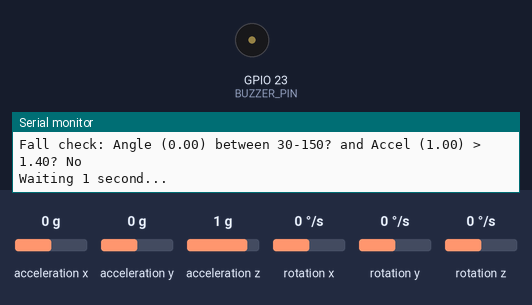
The sketch below on a simulated ESP32. Parts: buzzer (waves = sounding), the last lines printed to the serial monitor. Inputs (shaded band) come from the test bench; at power-on: acceleration x 0 g, acceleration y 0 g, acceleration z 1 g, rotation x 0 °/s, rotation y 0 °/s, rotation z 0 °/s.

Above: at 3.5 s.
3.6 s: acceleration x set to -0.8 g
6.1 s: acceleration x set to -1.1 g
At 7.48 s:
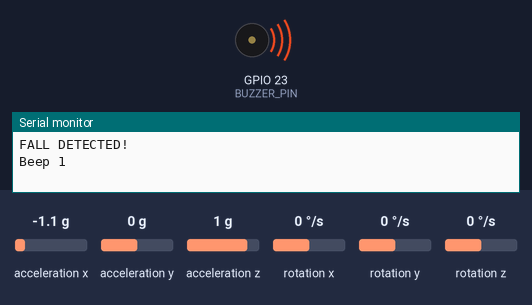
9.7 s: acceleration x set to 0 g
At 10.6 s:
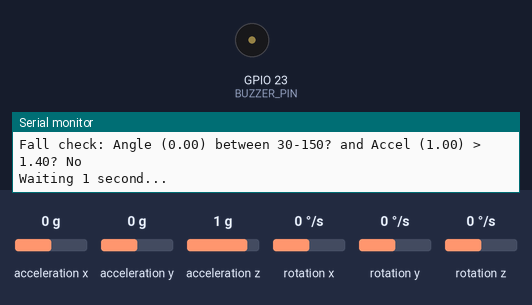
11.4 s: acceleration x set to -1.4 g
At 12.63 s:
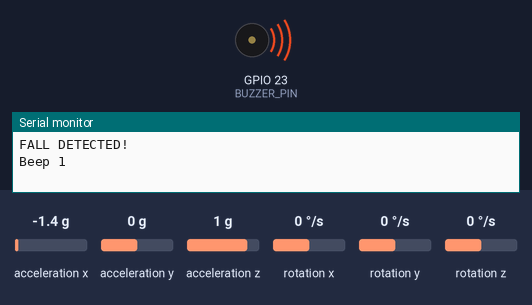
Timing chart, 0 to 15.9 s (numbered marks = the images above; inputs shaded):
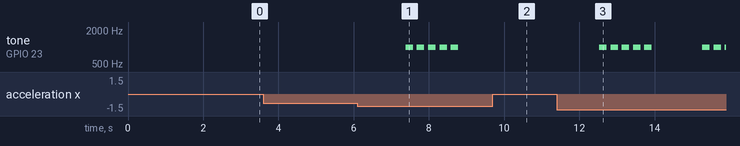

The sketch:

FallDetector.ino
```cpp
/*
 * FallDetector.ino
 * Main sketch: setup() and loop()
 *
 * Project : Fall Detection Device (ESP32 + MPU6050 + Buzzer)
 * Author  : Aashar Pamidiparti
 * Date    : May 2025
 *
 * This code is free to use. You may use, copy, modify, and distribute it
 * freely for any purpose, with or without attribution.
 */

#include <Wire.h>
#include "Config.h"
#include "Sensor.h"
#include "FallDetection.h"
#include "Buzzer.h"

void setup() {
  Serial.begin(9600);
  Serial.println("=== DIAGNOSTIC MODE ===");
  Serial.println("Step 1: Starting setup...");

  Wire.begin();
  Serial.println("Step 2: I2C initialized");

  buzzerBegin();

  if (!sensorBegin()) {
    Serial.println("ERROR: MPU6050 connection failed!");
    Serial.println("Check your wiring:");
    Serial.println("- VCC to 3.3V");
    Serial.println("- GND to GND");
    Serial.println("- SDA to GPIO 21");
    Serial.println("- SCL to GPIO 22");
    while (1) {
      Serial.println("Stuck in error loop - fix wiring and reset");
      delay(2000);
    }
  }

  Serial.println("=== SETUP COMPLETE ===");
  Serial.println("Starting main loop in 2 seconds...");
  delay(STARTUP_DELAY_MS);
}

void loop() {
  Serial.println("--- Loop iteration ---");

  // Read raw accelerometer data
  AccelData raw;
  Serial.println("Reading accelerometer data...");
  sensorRead(raw);

  Serial.print("Raw values - X: "); Serial.print(raw.x);
  Serial.print(" Y: "); Serial.print(raw.y);
  Serial.print(" Z: "); Serial.println(raw.z);

  // Sensor health checks
  if (sensorIsFrozen(raw)) {
    Serial.println("ERROR: Sensor frozen or readings too low - attempting reset...");
    sensorReset();
    return;
  }
  if (sensorIsMaxedOut(raw)) {
    Serial.println("ERROR: Sensor readings maxed out - attempting reset...");
    sensorReset();
    return;
  }

  // Convert and analyse
  Motion m = computeMotion(raw);

  Serial.print("Normalized - X: "); Serial.print(m.x);
  Serial.print(" Y: "); Serial.print(m.y);
  Serial.print(" Z: "); Serial.println(m.z);

  Serial.print("Acceleration (g): "); Serial.print(m.acceleration);
  Serial.print(" Angle: "); Serial.print(m.angle);
  Serial.println(" degrees");

  // Fall check
  Serial.print("Fall check: Angle ("); Serial.print(m.angle);
  Serial.print(") between "); Serial.print(MIN_ANGLE);
  Serial.print("-"); Serial.print(MAX_ANGLE);
  Serial.print("? and Accel ("); Serial.print(m.acceleration);
  Serial.print(") > "); Serial.print(FALL_THRESHOLD); Serial.print("? ");

  if (isFall(m)) {
    Serial.println("YES - TRIGGERING ALARM!");
    triggerFallAlarm();
  } else {
    Serial.println("No");
  }

  Serial.println("Waiting 1 second...");
  delay(LOOP_DELAY_MS);
}
```

Buzzer.cpp
```cpp
/*
 * Buzzer.cpp
 * Buzzer setup and fall alarm pattern
 *
 * Project : Fall Detection Device (ESP32 + MPU6050 + Buzzer)
 * Author  : Aashar Pamidiparti
 * Date    : May 2025
 *
 * This code is free to use. You may use, copy, modify, and distribute it
 * freely for any purpose, with or without attribution.
 */

#include <Arduino.h>
#include "Buzzer.h"
#include "Config.h"

void buzzerBegin() {
  ledcSetup(BUZZER_CHANNEL, BUZZER_FREQ, BUZZER_RESOLUTION);
  ledcAttachPin(BUZZER_PIN, BUZZER_CHANNEL);
  Serial.println("Step 3: Buzzer PWM configured");
}

void triggerFallAlarm() {
  Serial.println("FALL DETECTED!");

  for (int i = 0; i < 5; i++) {
    Serial.print("Beep "); Serial.println(i + 1);
    ledcWrite(BUZZER_CHANNEL, 127);  // 50% duty cycle
    delay(200);

    ledcWrite(BUZZER_CHANNEL, 0);
    delay(100);
  }
  Serial.println("Alarm complete");
}
```

Buzzer.h
```cpp
/*
 * Buzzer.h
 * Buzzer setup and fall alarm pattern
 *
 *
 * Project : Fall Detection Device (ESP32 + MPU6050 + Buzzer)
 * Author  : Aashar Pamidiparti
 * Date    : May 2025
 *
 * This code is free to use. You may use, copy, modify, and distribute it
 * freely for any purpose, with or without attribution.
 */

#ifndef BUZZER_H
#define BUZZER_H

void buzzerBegin();      // Configure PWM channel and attach buzzer pin
void triggerFallAlarm(); // Play the 5-beep alarm pattern

#endif
```

FallDetection.cpp
```cpp
/*
 * FallDetection.cpp
 * Motion calculations and fall decision logic
 *
 * Project : Fall Detection Device (ESP32 + MPU6050 + Buzzer)
 * Author  : Aashar Pamidiparti
 * Date    : May 2025
 *
 * This code is free to use. You may use, copy, modify, and distribute it
 * freely for any purpose, with or without attribution.
 */

#include <Arduino.h>
#include <math.h>
#include "FallDetection.h"
#include "Config.h"

Motion computeMotion(const AccelData &raw) {
  Motion m;
  m.x = raw.x / ACCEL_LSB_PER_G;
  m.y = raw.y / ACCEL_LSB_PER_G;
  m.z = raw.z / ACCEL_LSB_PER_G;

  m.acceleration = sqrt(m.x * m.x + m.y * m.y + m.z * m.z);
  m.angle = atan2(sqrt(m.x * m.x + m.y * m.y), m.z) * 180.0 / PI;
  return m;
}

bool isFall(const Motion &m) {
  return m.angle >= MIN_ANGLE &&
         m.angle <= MAX_ANGLE &&
         m.acceleration > FALL_THRESHOLD;
}
```

FallDetection.h
```cpp
/*
 * FallDetection.h
 * Motion calculations and fall decision logic
 *
 * Project : Fall Detection Device (ESP32 + MPU6050 + Buzzer)
 * Author  : Aashar Pamidiparti
 * Date    : May 2025
 *
 * This code is free to use. You may use, copy, modify, and distribute it
 * freely for any purpose, with or without attribution.
 */

#ifndef FALL_DETECTION_H
#define FALL_DETECTION_H

#include "Sensor.h"

struct Motion {
  float x;             // Acceleration per axis (g)
  float y;
  float z;
  float acceleration;  // Total acceleration (g)
  float angle;         // Tilt angle (degrees)
};

Motion computeMotion(const AccelData &raw);  // Raw counts -> g, total accel, tilt
bool   isFall(const Motion &m);              // Apply angle + acceleration thresholds

#endif
```

Sensor.cpp
```cpp
/*
 * Sensor.cpp
 * MPU6050 access: init, read, fault check, reset
 *
 * Project : Fall Detection Device (ESP32 + MPU6050 + Buzzer)
 * Author  : Aashar Pamidiparti
 * Date    : May 2025
 *
 * This code is free to use. You may use, copy, modify, and distribute it
 * freely for any purpose, with or without attribution.
 */

#include <Wire.h>
#include <MPU6050.h>
#include "Sensor.h"
#include "Config.h"

static MPU6050 mpu;

static void configureRanges() {
  mpu.setFullScaleAccelRange(MPU6050_ACCEL_FS_2);
  mpu.setFullScaleGyroRange(MPU6050_GYRO_FS_250);
}

bool sensorBegin() {
  Serial.println("Step 4: Attempting MPU6050 initialization...");
  mpu.initialize();
  Serial.println("Step 5: MPU6050 initialize() completed");

  Serial.println("Step 6: Testing MPU6050 connection...");
  if (!mpu.testConnection()) {
    return false;
  }
  Serial.println("Step 7: MPU6050 connection successful!");

  configureRanges();
  Serial.println("Step 8: Scale ranges set");
  return true;
}

void sensorRead(AccelData &data) {
  mpu.getAcceleration(&data.x, &data.y, &data.z);
}

bool sensorIsFrozen(const AccelData &d) {
  return (d.x == 0 && d.y == 0 && d.z == 0) ||
         (abs(d.x) < SENSOR_LOW_LIMIT &&
          abs(d.y) < SENSOR_LOW_LIMIT &&
          abs(d.z) < SENSOR_LOW_LIMIT);
}

bool sensorIsMaxedOut(const AccelData &d) {
  return abs(d.x) > SENSOR_HIGH_LIMIT ||
         abs(d.y) > SENSOR_HIGH_LIMIT ||
         abs(d.z) > SENSOR_HIGH_LIMIT;
}

void sensorReset() {
  Serial.println("Resetting MPU6050...");
  mpu.initialize();

  if (!mpu.testConnection()) {
    Serial.println("Reset failed - connection test failed");
    delay(1000);
    return;
  }

  configureRanges();
  Serial.println("MPU6050 reset successful");
  delay(500);  // Give it time to stabilize
}
```

Sensor.h
```cpp
/*
 * Sensor.h
 * MPU6050 access: init, read, fault check, reset
 *
 * Project : Fall Detection Device (ESP32 + MPU6050 + Buzzer)
 * Author  : Aashar Pamidiparti
 * Date    : May 2025
 *
 * This code is free to use. You may use, copy, modify, and distribute it
 * freely for any purpose, with or without attribution.
 */

#ifndef SENSOR_H
#define SENSOR_H

#include <Arduino.h>

struct AccelData {
  int16_t x;
  int16_t y;
  int16_t z;
};

bool sensorBegin();                          // Initialize + verify + configure
void sensorRead(AccelData &data);            // Read raw accelerometer values
bool sensorIsFrozen(const AccelData &data);  // Zeros / suspiciously low values
bool sensorIsMaxedOut(const AccelData &data);// Saturated readings
void sensorReset();                          // Re-initialize after a fault

#endif
```

Config.h
```cpp
/*
 * Config.h
 * Pin definitions, thresholds and tuning constants
 *
 * Project : Fall Detection Device (ESP32 + MPU6050 + Buzzer)
 * Author  : Aashar Pamidiparti
 * Date    : May 2025
 *
 * This code is free to use. You may use, copy, modify, and distribute it
 * freely for any purpose, with or without attribution.
 */

#ifndef CONFIG_H
#define CONFIG_H

// ---- Buzzer (PWM) ----
#define BUZZER_PIN         23
#define BUZZER_CHANNEL     0      // PWM channel (0-15)
#define BUZZER_FREQ        1000   // Frequency in Hz
#define BUZZER_RESOLUTION  8      // 8 bit resolution

// ---- Fall detection ----
#define FALL_THRESHOLD     1.4    // Total acceleration (g)
#define MIN_ANGLE          30     // Tilt angle range (degrees)
#define MAX_ANGLE          150

// ---- Sensor scaling and sanity checks ----
#define ACCEL_LSB_PER_G    16384.0   // 1g = 16384 raw for +/-2g range
#define SENSOR_LOW_LIMIT   100       // All axes below this => frozen sensor
#define SENSOR_HIGH_LIMIT  32000     // Any axis above this => maxed out

// ---- Timing (ms) ----
#define STARTUP_DELAY_MS   2000
#define LOOP_DELAY_MS      1000

#endif
```

Measured:
- the behaviour switches between -0.9 and -1 g on acceleration x (found by bisection; images 0 and 1)
- after the input at 6.1 s, tone on GPIO 23 (BUZZER_PIN): alternates 1000 Hz for 0.20 s and silent for 0.10 s, 10 changes in all, then stays silent, starting after 1.3 s
- after the input at 9.7 s, tone on GPIO 23 (BUZZER_PIN): stops changing and stays silent
- after the input at 11.4 s, tone on GPIO 23 (BUZZER_PIN): plays 1000 Hz for 0.20 s, 1000 Hz for 0.20 s, 1000 Hz for 0.20 s, 1000 Hz for 0.20 s, 1000 Hz for 0.20 s, 1000 Hz for 0.20 s … (8 notes in this stretch), starting after 1.1 s
